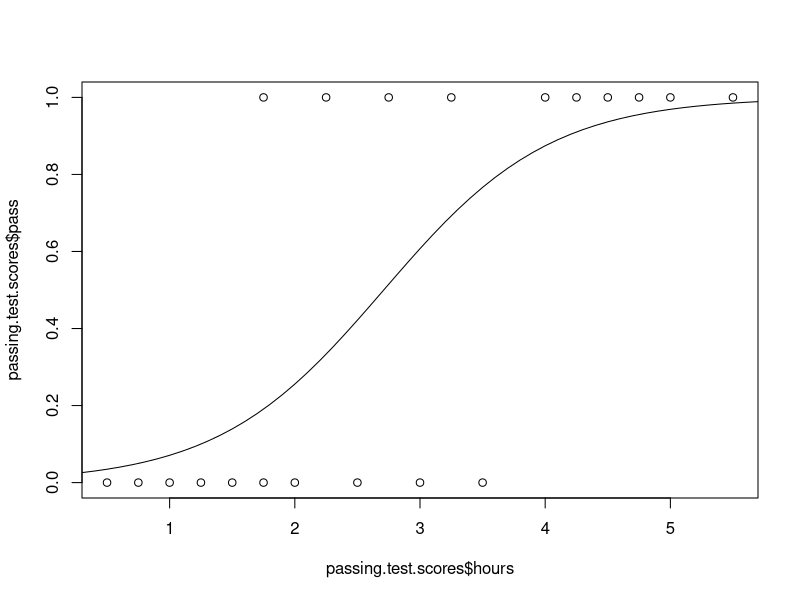

Write the R code that produced this figure.
# Borrowing from: https://stats.idre.ucla.edu/r/dae/multinomial-logistic-regression/

library(ggplot2)
library(foreign)
library(nnet)
library(reshape2)
library(data.table)

# Data from Wikipedia
# https://en.wikipedia.org/wiki/Logistic_regression
passing.test.scores = data.table(hours = c(0.50,	0.75,	1.00,	1.25,	1.50,	1.75,	1.75,	2.00,	2.25,	2.50,	2.75,	3.00,	3.25,	3.50,	4.00,	4.25,	4.50,	4.75,	5.00,	5.5),
           pass = c(0, 0,	0, 0,	0, 0, 1, 0, 1, 0, 1, 0, 1, 0, 1, 1, 1, 1, 1, 1),
           pol = rep(c(0,1), 10)
)
passing.test.scores$pol <- as.factor(passing.test.scores$pol)
passing.test.scores$pol


mylogit <- glm(pass ~ hours, data = passing.test.scores, family = "binomial")
summary(mylogit)


x <- seq(0,6,.1)
plot(passing.test.scores$hours, passing.test.scores$pass)
lines(x, 1/(1 + exp(-(mylogit$coefficients[[1]] + mylogit$coefficients[[2]]*x))))
